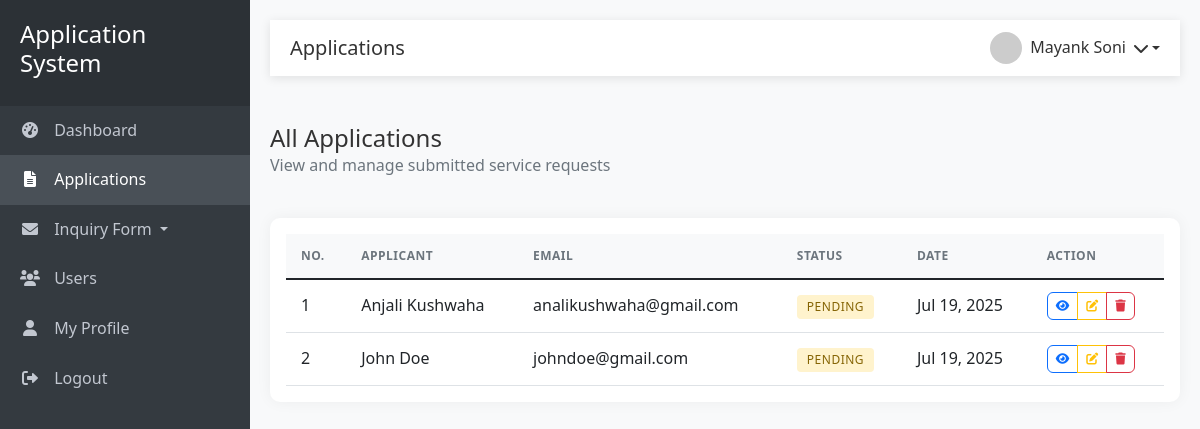
Page /admin/applications.php (signed in) on the committed database.
### tables this page shows
CREATE TABLE applications (
    id INT AUTO_INCREMENT PRIMARY KEY,
    user_id INT NOT NULL,
    name VARCHAR(100) NOT NULL,
    email VARCHAR(100) NOT NULL,
    phone VARCHAR(20) NOT NULL,
    address TEXT NOT NULL,
    service_type VARCHAR(50) NOT NULL,
    status ENUM('pending', 'approved', 'missing_document', 'rejected') NOT NULL DEFAULT 'pending',
    reviewed_by INT DEFAULT NULL,
    reviewed_at TIMESTAMP NULL,
    created_at TIMESTAMP DEFAULT CURRENT_TIMESTAMP,
    updated_at TIMESTAMP DEFAULT CURRENT_TIMESTAMP ON UPDATE CURRENT_TIMESTAMP,
    FOREIGN KEY (user_id) REFERENCES admin(id) ON DELETE CASCADE,
    FOREIGN KEY (reviewed_by) REFERENCES admin(id) ON DELETE SET NULL,
    INDEX idx_status (status),
    INDEX idx_user_id (user_id),
    INDEX idx_reviewed_by (reviewed_by)
);

### admin/applications.php (the view, shortened to what this page needs)
<?php
require_once '../includes/header.php';
require_once '../php/config.php';
$sql = "
    SELECT id, name, email, status, created_at
    FROM applications
    ORDER BY created_at DESC
";
$result = $conn->query($sql);
?>
<div class="row mb-4">
    <div class="col-12">
        <h4 class="mb-0">All Applications</h4>
        <p class="text-muted">View and manage submitted service requests</p>
    </div>
</div>
<div class="card">
    <div class="card-body">
        <div class="table-responsive">
            <table class="table table-hover">
                <thead>
                    <tr>
                        <th>No.</th>
                        <th>Applicant</th>
                        <th>Email</th>
                        <th>Status</th>
                        <th>Date</th>
                        <th>Action</th>
                    </tr>
                </thead>
                <tbody>
                    <?php if ($result && $result->num_rows > 0): ?>
                        <?php $no = 1; ?>
                        <?php while ($row = $result->fetch_assoc()): ?>
                            <tr>
                                <td><?= $no++; ?></td>
                                <td><?= htmlspecialchars($row['name']) ?></td>
                                <td><?= htmlspecialchars($row['email']) ?></td>
                                <td>
                                    <?php
                                    $statusClass = '';
                                    switch ($row['status']) {
                                        default:
                                            $statusClass = 'badge-pending';
                                    }
                                    ?>
                                    <span class="badge <?= $statusClass ?>">
                                        <?= ucfirst(str_replace('_', ' ', $row['status'])) ?>
                                    </span>
                                </td>
                                <td><?= date('M d, Y', strtotime($row['created_at'])) ?></td>
                                <td>
                                    <div class="btn-group" role="group">
                                        <a href="view_application.php?id=<?= $row['id'] ?>"
                                           class="btn btn-sm btn-outline-primary"
                                           title="View">
                                            <i class="fas fa-eye"></i>
                                        </a>
                                        <a href="edit_application.php?id=<?= $row['id'] ?>"
                                           class="btn btn-sm btn-outline-warning"
                                           title="Edit">
                                            <i class="fas fa-edit"></i>
                                        </a>
                                        <button type="button"
                                                class="btn btn-sm btn-outline-danger"
                                                onclick="confirmDelete(<?= $row['id'] ?>, '<?= addslashes(htmlspecialchars($row['name'])) ?>')"
                                                title="Delete">
                                            <i class="fas fa-trash"></i>
                                        </button>
                                    </div>
                                </td>
                            </tr>
                        <?php endwhile; ?>
                    <?php endif; ?>
                </tbody>
            </table>
        </div>
    </div>
</div>
<?php require_once '../includes/footer.php'; ?>

### includes/header.php (shortened to what this page needs)
<!DOCTYPE html>
<html lang="en">
<head>
    <link href="https://cdn.jsdelivr.net/npm/bootstrap@5.1.3/dist/css/bootstrap.min.css" rel="stylesheet">
    <link rel="stylesheet" href="https://cdnjs.cloudflare.com/ajax/libs/font-awesome/6.0.0/css/all.min.css">
    <link rel="stylesheet" href="/application-system/assets/css/style.css">
</head>
<body>
    <div class="sidebar">
        <div class="sidebar-header">
            <h4>Application System</h4>
        </div>
        <ul class="sidebar-menu">
            <li class="<?php echo basename($_SERVER['PHP_SELF']) === 'dashboard.php' ? 'active' : ''; ?>">
                <a href="/application-system/<?php echo $_SESSION['user_role']; ?>/dashboard.php">
                    <i class="fas fa-tachometer-alt"></i> Dashboard
                </a>
            </li>
            <?php if ($_SESSION['user_role'] === 'admin' || $_SESSION['user_role'] === 'staff'): ?>
                <li class="<?php echo strpos($_SERVER['PHP_SELF'], 'applications') !== false ? 'active' : ''; ?>">
                    <a href="/application-system/<?php echo $_SESSION['user_role']; ?>/applications.php">
                        <i class="fas fa-file-alt"></i> Applications
                    </a>
                </li>
            <?php endif; ?>
            <?php if ($_SESSION['user_role'] === 'admin' || $_SESSION['user_role'] === 'staff'): ?>
                <li class="<?php echo (strpos($_SERVER['PHP_SELF'], 'inquiry_contact') !== false || strpos($_SERVER['PHP_SELF'], 'inquiry_service') !== false) ? 'active' : ''; ?>">
                    <a href="#enquirySubmenu" data-bs-toggle="collapse" aria-expanded="false" class="dropdown-toggle">
                        <i class="fas fa-envelope"></i> Inquiry Form
                    </a>
                </li>
            <?php endif; ?>
            <?php if ($_SESSION['user_role'] === 'admin'): ?>
                <li class="<?php echo strpos($_SERVER['PHP_SELF'], 'users') !== false ? 'active' : ''; ?>">
                    <a href="/application-system/admin/users.php">
                        <i class="fas fa-users"></i> Users
                    </a>
                </li>
            <?php endif; ?>
                <?php if (in_array($_SESSION['user_role'], ['admin', 'staff'])): ?>
                <li>
                    <a href="/application-system/<?php echo ($_SESSION['user_role'] === 'admin') ? 'admin' : 'staff'; ?>/profile.php">
                        <i class="fas fa-user"></i> My Profile
                    </a>
                </li>
            <?php endif; ?>
            <li>
                <a href="/application-system/php/logout.php">
                    <i class="fas fa-sign-out-alt"></i> Logout
                </a>
            </li>
        </ul>
    </div>
    <div class="main-content">
        <nav class="top-navbar">
            <div class="d-flex align-items-center">
                <h5 class="mb-0">
                    <?php
                    $pageTitle = '';
                    $currentPage = basename($_SERVER['PHP_SELF']);
                    switch ($currentPage) {
                        case 'applications.php':
                            $pageTitle = 'Applications';
                            break;
                    }
                    echo $pageTitle;
                    ?>
                </h5>
            </div>
            <div class="user-dropdown">
                <div class="dropdown">
                    <a class="dropdown-toggle" href="#" role="button" id="userDropdown" data-bs-toggle="dropdown" aria-haspopup="true" aria-expanded="false">
                        <img src="https://ui-avatars.com/api/?name=<?php echo urlencode($_SESSION['user_name']); ?>" alt="User Avatar">
                        <span><?php echo htmlspecialchars($_SESSION['user_name']); ?></span>
                        <i class="fas fa-chevron-down ms-2"></i>
                    </a>
                </div>
            </div>
        </nav>
        <div class="container-fluid py-4"></div>
</body>
</html>

### includes/footer.php (shortened to what this page needs)
</body>
</html>

### assets/css/style.css (style rules this page uses)
:root { --sidebar-width: 250px; --header-height: 56px; --primary-color: #0d6efd; --secondary-color: #6c757d; --success-color: #198754; --danger-color: #dc3545; --warning-color: #ffc107; --info-color: #0dcaf0; --light-color: #f8f9fa; --dark-color: #212529; }
body { font-family: 'Segoe UI', Tahoma, Geneva, Verdana, sans-serif; background-color: #f5f7fb; color: #333; line-height: 1.6; }
a { text-decoration: none; transition: all 0.3s ease; }
.main-content { margin-left: var(--sidebar-width); padding: 20px; min-height: 100vh; transition: all 0.3s; }
.sidebar { position: fixed; top: 0; left: 0; width: var(--sidebar-width); height: 100%; background: #2c3e50; color: #fff; transition: all 0.3s; z-index: 1000; overflow-y: auto; }
.sidebar-header { padding: 20px; background: #2c3136; }
.sidebar-menu { padding: 0; list-style: none; }
.sidebar-menu li { position: relative; }
.sidebar-menu li a { color: #c2c7d0; text-decoration: none; padding: 12px 20px; display: block; transition: all 0.3s; }
.sidebar-menu li a:hover, .sidebar-menu li.active a { color: #fff; background: #495057; }
.sidebar-menu li a i { margin-right: 10px; width: 20px; text-align: center; }
.top-navbar { background: #fff; box-shadow: 0 2px 10px rgba(0, 0, 0, 0.1); padding: 0 20px; height: var(--header-height); display: flex; align-items: center; justify-content: space-between; }
.card { border: none; border-radius: 10px; box-shadow: 0 0 15px rgba(0, 0, 0, 0.05); margin-bottom: 20px; transition: all 0.3s; background: #fff; }
.table { background: #fff; margin-bottom: 0; }
.table th { border-top: none; font-weight: 600; text-transform: uppercase; font-size: 0.75rem; letter-spacing: 0.5px; color: var(--secondary-color); background-color: #f8f9fa; padding: 12px 15px; }
.table td { vertical-align: middle; padding: 12px 15px; }
.badge { padding: 6px 10px; font-weight: 500; border-radius: 4px; font-size: 0.75rem; text-transform: uppercase; letter-spacing: 0.5px; }
.badge-pending { background-color: #fff3cd; color: #856404; }
.btn { padding: 0.5rem 1rem; font-size: 0.875rem; font-weight: 500; border-radius: 6px; transition: all 0.3s; }
.btn-sm { padding: 0.25rem 0.5rem; font-size: 0.75rem; }
.btn-outline-primary { color: var(--primary-color); border-color: var(--primary-color); }
.text-muted { color: #6c757d !important; }
.mb-0 { margin-bottom: 0 !important; }
.mb-4 { margin-bottom: 1.5rem !important; }
.d-flex { display: flex !important; }
div { position: relative; }

### includes/header.php (style rules this page uses)
:root { --sidebar-width: 250px; --header-height: 56px; }
body { font-family: 'Segoe UI', Tahoma, Geneva, Verdana, sans-serif; background-color: #f8f9fa; }
.sidebar { width: var(--sidebar-width); height: 100vh; position: fixed; left: 0; top: 0; background: #343a40; color: #fff; transition: all 0.3s; z-index: 1000; }
.sidebar-header { padding: 20px; background: #2c3136; }
.sidebar-menu { padding: 0; list-style: none; }
.sidebar-menu li { position: relative; }
.sidebar-menu li a { color: #c2c7d0; text-decoration: none; padding: 12px 20px; display: block; transition: all 0.3s; }
.sidebar-menu li a:hover, .sidebar-menu li.active a { color: #fff; background: #495057; }
.sidebar-menu li a i { margin-right: 10px; width: 20px; text-align: center; }
.main-content { margin-left: var(--sidebar-width); padding: 20px; min-height: 100vh; transition: all 0.3s; }
.top-navbar { background: #fff; box-shadow: 0 2px 10px rgba(0, 0, 0, 0.1); padding: 0 20px; height: var(--header-height); display: flex; align-items: center; justify-content: space-between; }
.user-dropdown .dropdown-toggle { color: #333; text-decoration: none; display: flex; align-items: center; }
.user-dropdown img { width: 32px; height: 32px; border-radius: 50%; margin-right: 8px; }
.card { border: none; border-radius: 10px; box-shadow: 0 0 15px rgba(0, 0, 0, 0.05); margin-bottom: 20px; transition: all 0.3s; }
.table { background: #fff; }
.table th { border-top: none; font-weight: 600; text-transform: uppercase; font-size: 0.75rem; letter-spacing: 0.5px; color: #6c757d; }
.badge { padding: 6px 10px; font-weight: 500; border-radius: 4px; font-size: 0.75rem; text-transform: uppercase; letter-spacing: 0.5px; }
.badge-pending { background-color: #fff3cd; color: #856404; }

### rows in the picture
applications: name "Anjali Kushwaha", email "analikushwaha@gmail.com", status "PENDING", created_at "Jul 19, 2025"
applications: name "John Doe", email "johndoe@gmail.com", status "PENDING", created_at "Jul 19, 2025"

### other values in the picture
$pageTitle "Applications"
$_SESSION['user_name'] "Mayank Soni"
